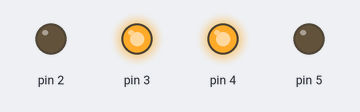
This sketch was run on a simulated Arduino Uno, built with avr-gcc and run on an emulated ATmega328P. Shown: output pins drawn as LEDs (lit = HIGH).

Above: at 0.5 s.
At 1.5 s:
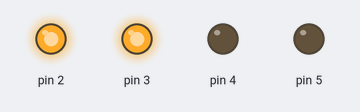
At 2.5 s:
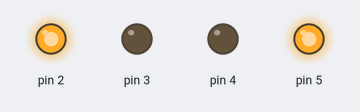
At 3.5 s:
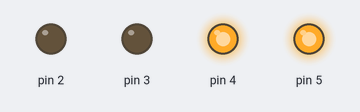
Timing chart, 0 to 5.2 s (numbered marks = the images above):
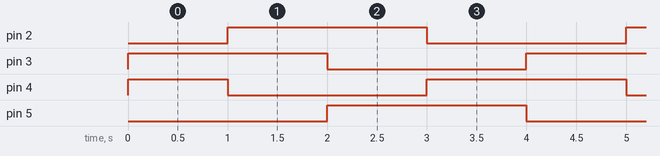

Measured:
- by itself, pin 2, pin 3, pin 5: alternates HIGH for 2.0 s and LOW for 2.0 s
- by itself, pin 4: repeats every 4.0 s: LOW 2.0 s, HIGH 2.0 s
- by itself, everything shown: repeats every 4.0 s, in 4 steps

The sketch:

StepperMotorController.ino
```cpp
#define PATTERN_DELAY 1000

void setup() {
  // Initialize all output pins
  for (int pin = 2; pin <= 5; pin++) {
    pinMode(pin, OUTPUT);
  }
}

void set_outputs(byte pattern) {
  digitalWrite(2, pattern & 0x01);
  digitalWrite(3, pattern & 0x02);
  digitalWrite(4, pattern & 0x04);
  digitalWrite(5, pattern & 0x08);
}

void loop() {
  set_outputs(0x06); delay(PATTERN_DELAY);
  set_outputs(0x03); delay(PATTERN_DELAY);
  set_outputs(0x09); delay(PATTERN_DELAY);
  set_outputs(0x0C); delay(PATTERN_DELAY);
}
```
